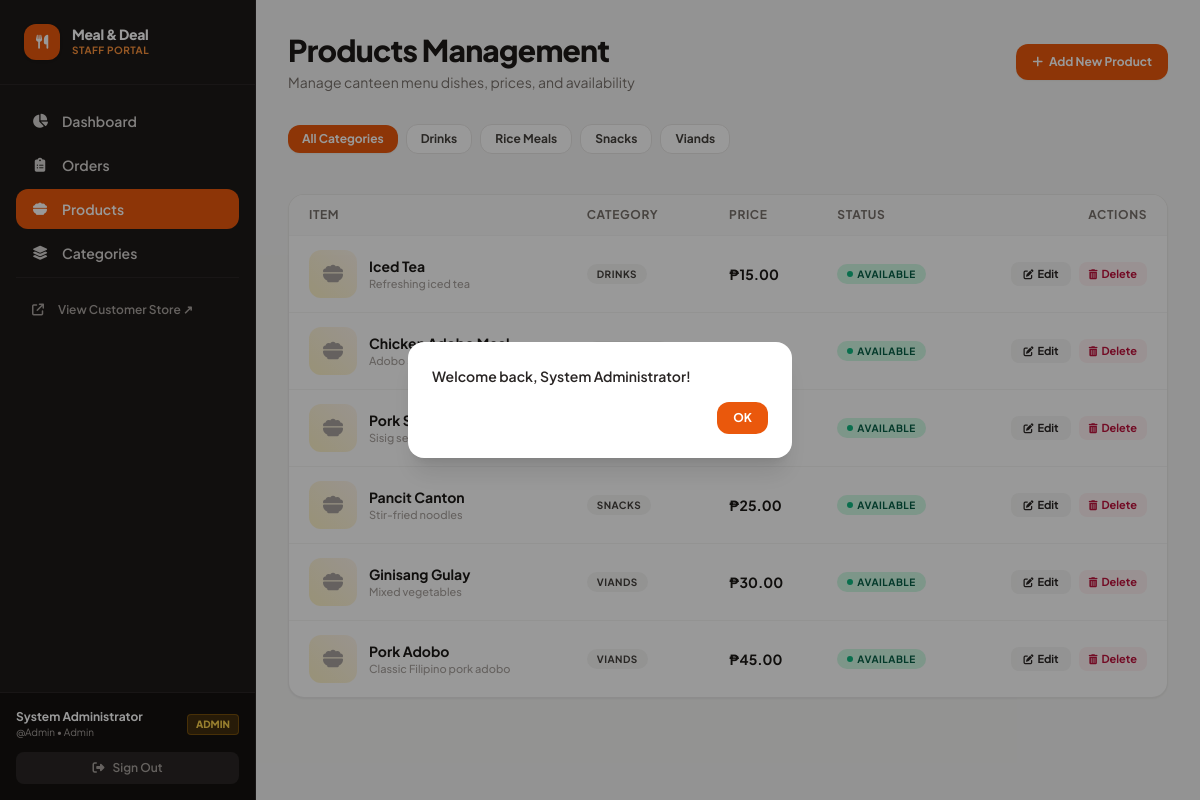
Page /admin/products (signed in) on the committed database.
### tables this page shows
CREATE TABLE categories (
    id BIGINT UNSIGNED AUTO_INCREMENT PRIMARY KEY,
    name VARCHAR(100) NOT NULL UNIQUE,
    description TEXT NULL,
    created_at TIMESTAMP DEFAULT CURRENT_TIMESTAMP,
    updated_at TIMESTAMP DEFAULT CURRENT_TIMESTAMP
        ON UPDATE CURRENT_TIMESTAMP
);

CREATE TABLE products (
    id BIGINT UNSIGNED AUTO_INCREMENT PRIMARY KEY,
    category_id BIGINT UNSIGNED NULL,
    name VARCHAR(150) NOT NULL,
    description TEXT NULL,
    price DECIMAL(10, 2) NOT NULL,
    image VARCHAR(255) NULL,
    is_available TINYINT(1) NOT NULL DEFAULT 1,
    created_at TIMESTAMP DEFAULT CURRENT_TIMESTAMP,
    updated_at TIMESTAMP DEFAULT CURRENT_TIMESTAMP
        ON UPDATE CURRENT_TIMESTAMP,

    CONSTRAINT fk_products_category
        FOREIGN KEY (category_id)
        REFERENCES categories(id)
        ON DELETE SET NULL,

    CONSTRAINT chk_products_price CHECK (price >= 0),

    INDEX idx_products_available (is_available),
    INDEX idx_products_category (category_id)
);

### app/Core/Controller.php (called while the page is built, shortened)
<?php
class Controller
{
    protected function render(string $view, array $data = [], ?string $layout = 'layouts/main'): void
    {
        View::render($view, $data, $layout);
    }
}

### app/Controllers/Admin/ProductController.php (called while the page is built, shortened)
<?php
class ProductController extends Controller
{
    public function index(): void
    {
        $categoryId = isset($_GET['category']) ? (int) $_GET['category'] : null;
        $categories = Category::all();
        $products = Product::all($categoryId);
        $this->render('admin/products/index', [
            'title' => 'Product Management',
            'products' => $products,
            'categories' => $categories,
            'selectedCategoryId' => $categoryId,
        ], 'layouts/admin');
    }
}

### public/index.php (called while the page is built, shortened)
<?php
require_once dirname(__DIR__) . '/app/Core/helpers.php';
$router = new Router();
$router->dispatch(
    $_SERVER['REQUEST_METHOD'],
    $_SERVER['REQUEST_URI']
);

### app/Models/Category.php (called while the page is built, shortened)
<?php
class Category
{
    public static function all(): array
    {
        $pdo = Database::connection();
        $stmt = $pdo->query('
            SELECT c.*, COUNT(p.id) AS products_count
            FROM categories c
            LEFT JOIN products p ON p.category_id = c.id
            GROUP BY c.id
            ORDER BY c.name ASC
        ');
        return $stmt->fetchAll();
    }
}

### app/Core/helpers.php (called while the page is built, shortened)
<?php
if (!function_exists('e')) {
    function e(?string $value): string
    {
        return htmlspecialchars((string) $value, ENT_QUOTES, 'UTF-8');
    }
}
if (!function_exists('format_price')) {
    function format_price(float|int|string|null $amount): string
    {
        $val = (float) ($amount ?? 0);
        return '₱' . number_format($val, 2);
    }
}

### app/Models/Product.php (called while the page is built, shortened)
<?php
class Product
{
    public static function all(?int $categoryId = null): array
    {
        $pdo = Database::connection();
        $sql = '
            SELECT p.*, c.name AS category_name
            FROM products p
            LEFT JOIN categories c ON c.id = p.category_id
        ';
        $params = [];
        $sql .= ' ORDER BY c.name ASC, p.name ASC';
        $stmt = $pdo->prepare($sql);
        $stmt->execute($params);
        return $stmt->fetchAll();
    }
}

### app/Views/admin/products/index.php (the view, shortened to what this page needs)
<div class="space-y-8">
    <div class="flex flex-col sm:flex-row sm:items-center justify-between gap-4">
        <div>
            <h1 class="text-2xl sm:text-3xl font-extrabold text-stone-900 tracking-tight">Products Management</h1>
            <p class="text-xs sm:text-sm text-stone-500 mt-1">Manage canteen menu dishes, prices, and availability</p>
        </div>
        <a href="/admin/products/create" class="inline-flex items-center gap-1.5 px-4 py-2.5 rounded-xl bg-orange-600 hover:bg-orange-700 text-white font-bold text-xs shadow-sm hover:shadow transition">
            <i class="fa-solid fa-plus text-xs"></i>
            <span>Add New Product</span>
        </a>
    </div>
    <div class="flex items-center gap-2 overflow-x-auto pb-2 scrollbar-none">
        <a href="/admin/products" class="px-3.5 py-1.5 rounded-xl text-xs font-bold transition <?= !$selectedCategoryId ? 'bg-orange-600 text-white shadow-sm' : 'bg-white border border-stone-200 text-stone-700 hover:bg-stone-50' ?>">
            All Categories
        </a>
        <?php foreach ($categories as $cat): ?>
            <?php $isActive = $selectedCategoryId === (int)$cat['id']; ?>
            <a href="/admin/products?category=<?= (int)$cat['id'] ?>" class="px-3.5 py-1.5 rounded-xl text-xs font-bold transition <?= $isActive ? 'bg-orange-600 text-white shadow-sm' : 'bg-white border border-stone-200 text-stone-700 hover:bg-stone-50' ?>">
                <?= e($cat['name']) ?>
            </a>
        <?php endforeach; ?>
    </div>
    <div class="bg-white rounded-2xl border border-stone-200/80 shadow-sm overflow-hidden">
        <?php if (empty($products)): ?>
            <div class="p-12 text-center text-stone-400 text-sm">
                No products found in this category.
            </div>
        <?php else: ?>
            <div class="overflow-x-auto">
                <table class="w-full text-left text-xs">
                    <thead class="bg-stone-50 text-stone-500 uppercase font-bold tracking-wider border-b border-stone-100">
                        <tr>
                            <th class="px-5 py-3">Item</th>
                            <th class="px-5 py-3">Category</th>
                            <th class="px-5 py-3">Price</th>
                            <th class="px-5 py-3">Status</th>
                            <th class="px-5 py-3 text-right">Actions</th>
                        </tr>
                    </thead>
                    <tbody class="divide-y divide-stone-100 text-stone-700 font-medium">
                        <?php foreach ($products as $prod): ?>
                            <tr class="hover:bg-stone-50/70 transition">
                                <td class="px-5 py-3.5">
                                    <div class="flex items-center gap-3">
                                        <div class="w-12 h-12 rounded-xl bg-gradient-to-tr from-amber-100 to-orange-50 flex items-center justify-center shrink-0 overflow-hidden">
                                            <?php if (!empty($prod['image'])): ?>
                                                <img src="<?= e($prod['image']) ?>" alt="<?= e($prod['name']) ?>" class="w-full h-full object-cover">
                                            <?php else: ?>
                                                <i class="fa-solid fa-bowl-food text-xl text-stone-400"></i>
                                            <?php endif; ?>
                                        </div>
                                        <div>
                                            <div class="font-bold text-stone-900 text-sm"><?= e($prod['name']) ?></div>
                                            <div class="text-[11px] text-stone-400 line-clamp-1 max-w-xs">
                                                <?= e($prod['description'] ?? 'No description') ?>
                                            </div>
                                        </div>
                                    </div>
                                </td>
                                <td class="px-5 py-3.5">
                                    <span class="inline-block px-2.5 py-0.5 rounded-full text-[10px] font-bold uppercase tracking-wider bg-stone-100 text-stone-700">
                                        <?= e($prod['category_name'] ?? 'Uncategorized') ?>
                                    </span>
                                </td>
                                <td class="px-5 py-3.5 font-bold text-stone-900 text-sm">
                                    <?= format_price($prod['price']) ?>
                                </td>
                                <td class="px-5 py-3.5">
                                    <?php if ((int)$prod['is_available'] === 1): ?>
                                        <span class="inline-flex items-center gap-1 px-2.5 py-0.5 rounded-full text-[10px] font-bold uppercase tracking-wider bg-emerald-100 text-emerald-800">
                                            <span class="w-1.5 h-1.5 rounded-full bg-emerald-500"></span> Available
                                        </span>
                                    <?php else: ?>
                                        <span class="inline-flex items-center gap-1 px-2.5 py-0.5 rounded-full text-[10px] font-bold uppercase tracking-wider bg-rose-100 text-rose-800">
                                            <span class="w-1.5 h-1.5 rounded-full bg-rose-500"></span> Sold Out
                                        </span>
                                    <?php endif; ?>
                                </td>
                                <td class="px-5 py-3.5 text-right">
                                    <div class="inline-flex items-center gap-2">
                                        <a href="/admin/products/<?= (int)$prod['id'] ?>/edit" class="inline-flex items-center gap-1 px-3 py-1 rounded-lg bg-stone-100 hover:bg-stone-200 text-stone-800 font-bold text-[11px] transition">
                                            <i class="fa-solid fa-pen-to-square text-[10px]"></i>
                                            <span>Edit</span>
                                        </a>
                                        <button type="button" onclick="openDeleteModal(<?= (int)$prod['id'] ?>)" class="inline-flex items-center gap-1 px-2.5 py-1 rounded-lg bg-rose-50 hover:bg-rose-100 text-rose-700 font-bold text-[11px] transition">
                                            <i class="fa-solid fa-trash-can text-[10px]"></i>
                                            <span>Delete</span>
                                        </button>
                                    </div>
                                </td>
                            </tr>
                        <?php endforeach; ?>
                    </tbody>
                </table>
            </div>
        <?php endif; ?>
    </div>
</div>

### app/Core/Router.php (shortened to what this page needs)
<?php
class Router
{
    private array $routes = [];
    private function add(
        string $method,
        string $path,
        array $handler
    ): void {
        $path = $this->normalizePath($path);
        $this->routes[] = [
            'method' => $method,
            'path' => $path,
            'handler' => $handler,
        ];
    }
    private function normalizePath(string $path): string
    {
        $path = '/' . trim($path, '/');
        return $path === '' ? '/' : $path;
    }
    public function dispatch(string $method, string $uri): void
    {
        $path = parse_url($uri, PHP_URL_PATH);
        $path = $this->normalizePath($path);
        foreach ($this->routes as $route) {
            $params = $this->matchPath($route['path'], $path);
            if ($params === null) {
                continue;
            }
            [$controllerClass, $action] = $route['handler'];
            $controller = new $controllerClass();
            $controller->$action(...array_values($params));
            return;
        }
    }
    private function matchPath(
        string $routePath,
        string $requestPath
    ): ?array {
        $segments = explode('/', trim($routePath, '/'));
        $regexSegments = [];
        foreach ($segments as $segment) {
            if (
                preg_match(
                    '/^\{([a-zA-Z_][a-zA-Z0-9_]*)\}$/',
                    $segment,
                    $matches
                )
            ) {
                $regexSegments[] =
                    '(?P<' . $matches[1] . '>[^/]+)';
            } else {
                $regexSegments[] = preg_quote($segment, '#');
            }
        }
        $pattern = '#^/' . implode('/', $regexSegments) . '/?$#';
        if (!preg_match($pattern, $requestPath, $matches)) {
            return null;
        }
        $params = [];
        return $params;
    }
}

### app/Views/layouts/admin.php (style rules this page uses)
body { font-family: 'Plus Jakarta Sans', sans-serif; }

### rows in the picture
categories: name "Drinks"
categories: name "Rice Meals"
categories: name "Snacks"
categories: name "Viands"
products: name "Iced Tea", description "Refreshing iced tea", category.name "DRINKS", price "₱15.00", is_available 1 (drawn)
products: name "Chicken…", description "Adobo…", is_available 1 (drawn)
products: name "Pork…", description "Sisig…", is_available 1 (drawn)
products: name "Pancit Canton", description "Stir-fried noodles", category.name "SNACKS", price "₱25.00", is_available 1 (drawn)
products: name "Ginisang Gulay", description "Mixed vegetables", category.name "VIANDS", price "₱30.00", is_available 1 (drawn)
products: name "Pork Adobo", description "Classic Filipino pork adobo", category.name "VIANDS", price "₱45.00", is_available 1 (drawn)

### other values in the picture
$msg "Welcome back, System Administrator!"
